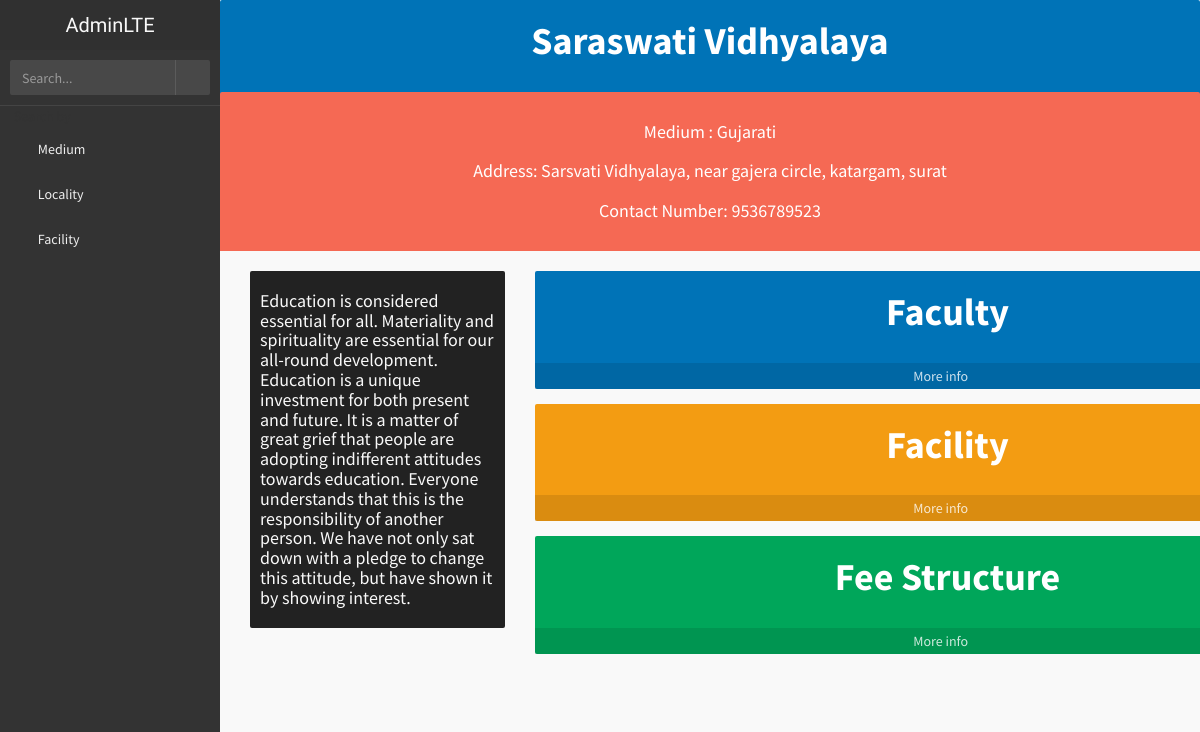
The page /school.php?id=102 on the database its author committed.
### tables this page shows
CREATE TABLE `school` (
  `sch_id` int(10) NOT NULL,
  `sch_name` varchar(50) NOT NULL,
  `address` varchar(100) NOT NULL,
  `contact_no` varchar(10) NOT NULL,
  `medium` varchar(50) NOT NULL,
  `description` varchar(500) NOT NULL,
  `image` varchar(100) NOT NULL,
  `locality` text NOT NULL
);

### school.php (the view, shortened to what this page needs)
<!DOCTYPE html>
<html>
    <head>
        <link href="css/bootstrap.min.css" rel="stylesheet" type="text/css" />
        <link href="css/font-awesome.min.css" rel="stylesheet" type="text/css" />
        <link href="css/ionicons.min.css" rel="stylesheet" type="text/css" />
        <link href="css/morris/morris.css" rel="stylesheet" type="text/css" />
        <link href="css/jvectormap/jquery-jvectormap-1.2.2.css" rel="stylesheet" type="text/css" />
        <link href="css/fullcalendar/fullcalendar.css" rel="stylesheet" type="text/css" />
        <link href="css/daterangepicker/daterangepicker-bs3.css" rel="stylesheet" type="text/css" />
        <link href="css/bootstrap-wysihtml5/bootstrap3-wysihtml5.min.css" rel="stylesheet" type="text/css" />
        <link href="css/AdminLTE.css" rel="stylesheet" type="text/css" />
    </head>
    <body class="skin-black">
        <header class="header">
            <a href="index.html" class="logo">
                AdminLTE
            </a>
        </header>
        <div class="wrapper row-offcanvas row-offcanvas-left">
            <?php include('side.php')?>
            <aside class="right-side">
                <?php
                $sch_id=$_GET['id'];
                    $conn = OpenCon();
                    $sql = "SELECT * FROM school where sch_id = '$sch_id'";
                    $res = mysqli_query($conn,$sql);
                    while($row = mysqli_fetch_assoc($res))
                    {
                        $name = $row['sch_name'];
                        $id = $row['sch_id'];
                        $add = $row['address'];
                        $no = $row['contact_no'];
                        $mid = $row['medium'];
                        $des = $row['description'];
                        ?>
                        <div class="small-box bg-blue">
                        <div class="label">
                            <h3>
                                <?php
                                 echo $name;
                                ?>
                            </h3>
                        </div>
                        <div class="small-box bg-red" font='5px'>
                        <div class="label ">
                            <h4>
                            <div>
                               Medium :
                                <?php
                                echo $mid;
                                ?>
                                </div>
                                <div>
                               Address:
                                <?php
                                echo $add;
                                ?>
                                </div>
                                <div>
                                Contact Number:
                                <?php
                                echo $no;
                                ?>
                                </div>
                            </h4>
                        </div>
                        <section class="content">
            <div class="row container">
                <div class="col-lg-3 col-xs-6">
                    <div class="small-box bg-black">
                        <div class="inner">
                            <h4>
                            <?php
                                echo $des;
                            ?>
                            </h4>
                        </div>
                    </div>
                </div>
                <div class="col-lg-9 col-xs-6">
                <div class="col">
                    <div class="small-box bg-blue">
                        <div class="label">
                            <h3>
                                Faculty
                            </h3>
                        </div>
                        <a href="faculty.php?id=<?php echo $id;?>"   class="small-box-footer">
                            More info <i class="fa fa-arrow-circle-right"></i>
                        </a>
                    </div>
                </div>
                <div class="col">
                    <div class="small-box bg-yellow">
                        <div class="label">
                            <h3>
                                Facility
                            </h3>
                        </div>
                        <a href="facility.php?id=<?php echo $id;?>"   class="small-box-footer">
                            More info <i class="fa fa-arrow-circle-right"></i>
                        </a>
                    </div>
                </div>
                <div class="col">
                    <div class="small-box bg-green">
                        <div class="label">
                            <h3>
                                Fee Structure
                            </h3>
                        </div>
                        <a href="fee.php?id=<?php echo $id;?>"   class="small-box-footer">
                            More info <i class="fa fa-arrow-circle-right"></i>
                        </a>
                    </div>
                </div>
                </div>
            </div>
        </section>
                    </div>
                    <?php
                    }
                    ?>
            </aside>
        </div>
</body>
</html>

### css/AdminLTE.css (style rules this page uses)
html, body { overflow-x: hidden!important; font-family: 'Source Sans Pro', sans-serif; -webkit-font-smoothing: antialiased; min-height: 100%; background: #f9f9f9; }
a { color: #3c8dbc; }
.wrapper { min-height: 100%; }
.wrapper:before, .wrapper:after { display: table; content: " "; }
.wrapper:after { clear: both; }
body > .header { position: absolute; top: 0; left: 0; right: 0; z-index: 1030; }
.right-side, .left-side { min-height: 100%; display: block; }
.right-side { background-color: #f9f9f9; margin-left: 220px; }
.content { padding: 20px 15px; background: #f9f9f9; }
h1, h2, h3, h4, h5, h6, .h1, .h2, .h3, .h4, .h5, .h6 { font-family: 'Source Sans Pro', sans-serif; }
.bg-red, .bg-yellow, .bg-aqua, .bg-blue, .bg-light-blue, .bg-green, .bg-navy, .bg-teal, .bg-olive, .bg-lime, .bg-orange, .bg-fuchsia, .bg-purple, .bg-maroon, .bg-black { color: #f9f9f9 !important; }
.bg-black { background-color: #222222 !important; }
.bg-red { background-color: #f56954 !important; }
.bg-yellow { background-color: #f39c12 !important; }
.bg-blue { background-color: #0073b7 !important; }
.bg-green { background-color: #00a65a !important; }
body > .header { position: relative; max-height: 100px; z-index: 1030; }
body > .header .logo { float: left; font-size: 20px; line-height: 50px; text-align: center; padding: 0 10px; width: 220px; font-family: 'Kaushan Script', cursive; font-weight: 500; height: 50px; display: block; }
.small-box { position: relative; display: block; -webkit-border-radius: 2px; -moz-border-radius: 2px; border-radius: 2px; margin-bottom: 15px; }
.small-box > .inner { padding: 10px; }
.small-box > .small-box-footer { position: relative; text-align: center; padding: 3px 0; color: #fff; color: rgba(255, 255, 255, 0.8); display: block; z-index: 10; background: rgba(0, 0, 0, 0.1); text-decoration: none; }
.small-box h3 { font-size: 38px; font-weight: bold; margin: 0 0 10px 0; white-space: nowrap; padding: 0; }
.small-box h3, .small-box p { z-index: 5px; }
.skin-black .logo { background-color: #333333; color: #f9f9f9; }

### rows shown on the page
school: sch_name "Saraswati Vidhyalaya", medium "Gujarati", address "Sarsvati Vidhyalaya, near gajera circle, katargam, surat", contact_no "9536789523", description "Education is considered essential for all. Materiality and spirituality are essential for our all-round development. Education is a unique investment for both present and future. It is a matter of great grief that people are adopting indifferent attitudes towards education. Everyone understands that this is the responsibility of another person. We have not only sat down with a pledge to change this attitude, but have shown it by showing interest."
